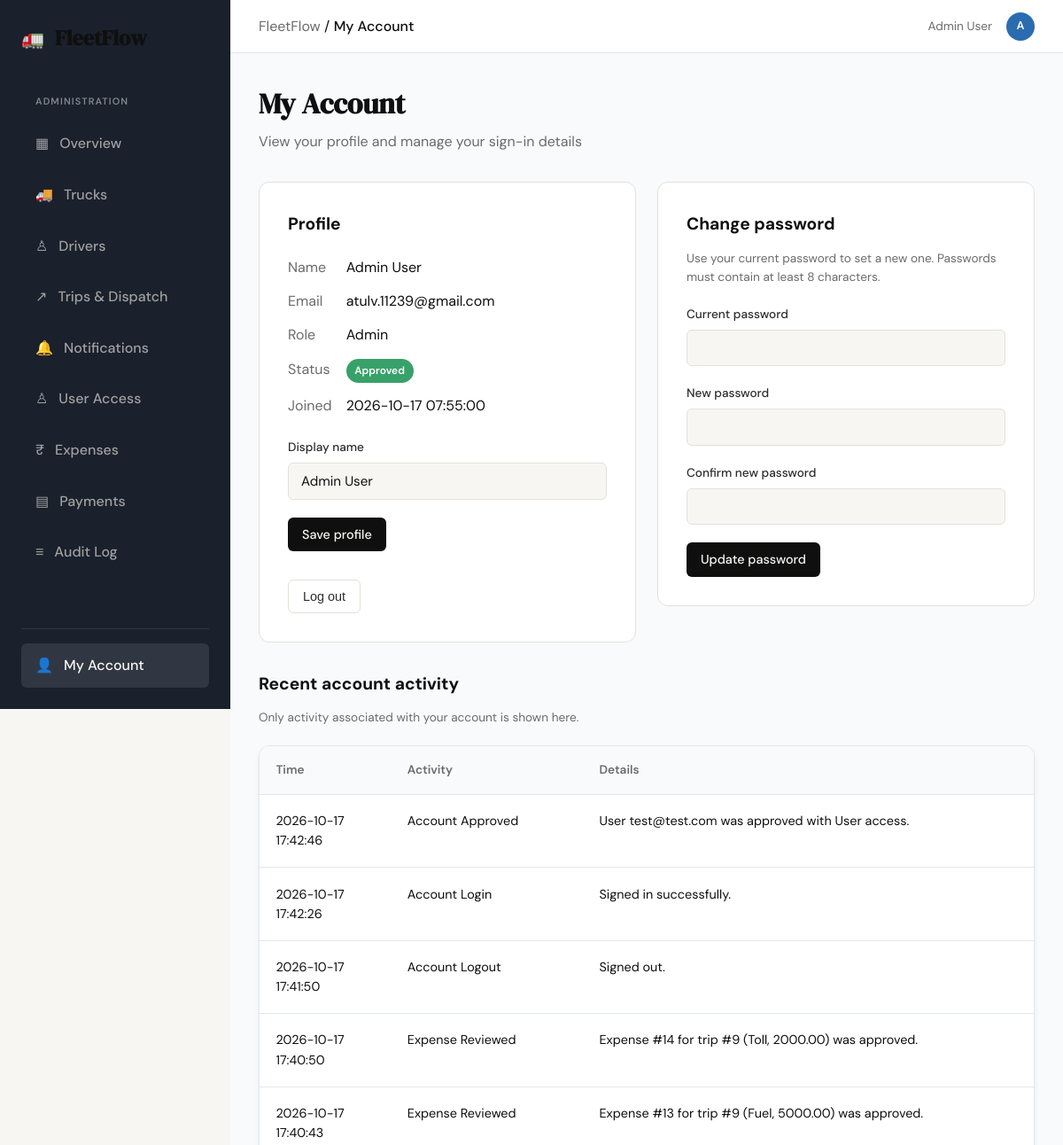
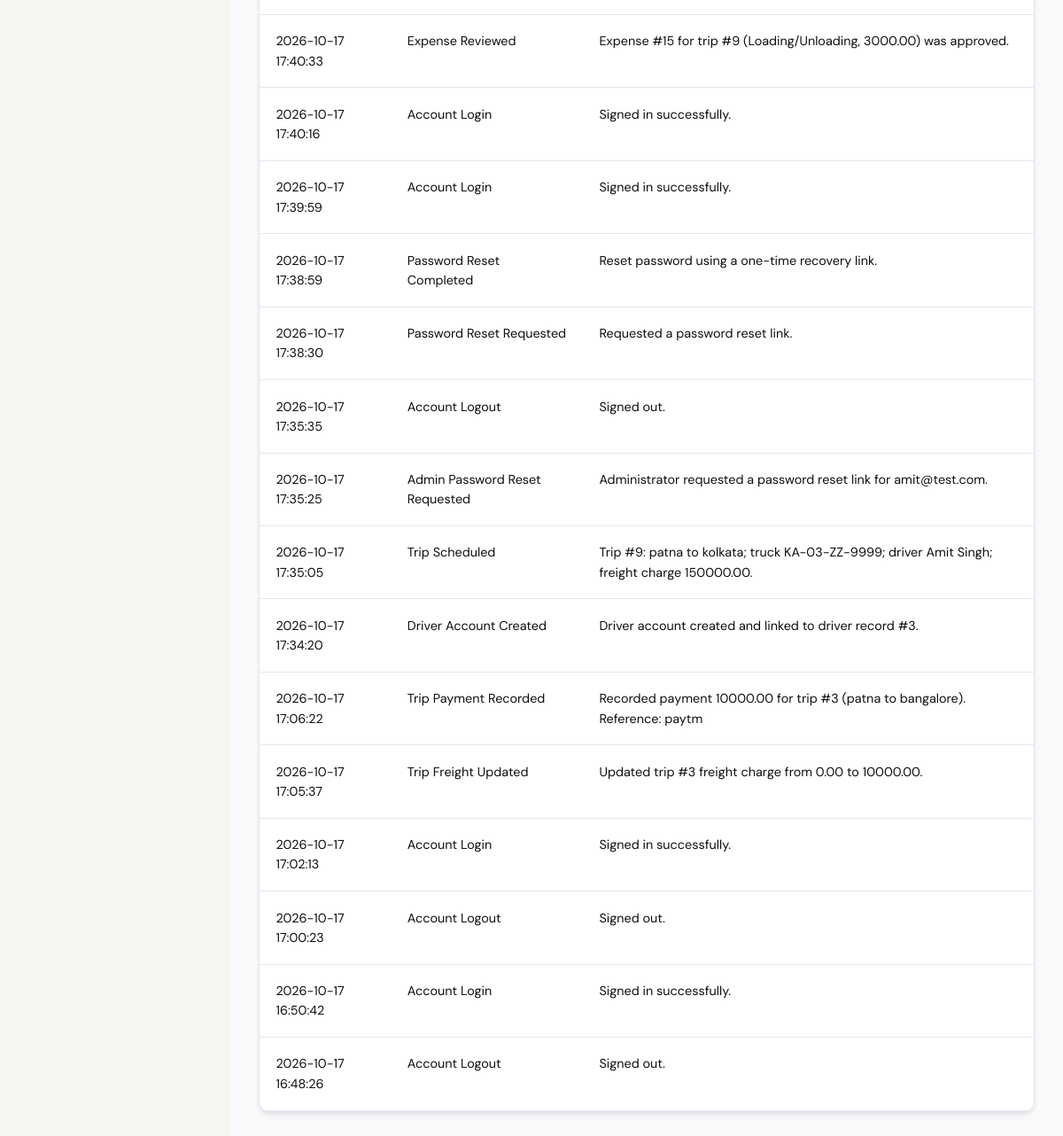
/account (signed in), run on the app's committed database (2 pictures, top to bottom).
### tables this page shows
CREATE TABLE users (
                user_id INTEGER PRIMARY KEY AUTOINCREMENT,
                email TEXT NOT NULL UNIQUE,
                password TEXT NOT NULL,
                is_approved BOOLEAN DEFAULT 0,
                role TEXT CHECK(role IN ('Admin', 'User')) DEFAULT 'User',
                created_at DATETIME DEFAULT CURRENT_TIMESTAMP
            , full_name TEXT, is_rejected BOOLEAN NOT NULL DEFAULT 0, is_terminated BOOLEAN NOT NULL DEFAULT 0, terminated_at DATETIME, job_role TEXT NOT NULL DEFAULT 'User', requested_role TEXT NOT NULL DEFAULT 'User', driver_id INTEGER REFERENCES drivers(driver_id));

CREATE TABLE user_logs (
                log_id INTEGER PRIMARY KEY AUTOINCREMENT,
                user_id INTEGER NOT NULL,
                action TEXT NOT NULL,
                timestamp DATETIME DEFAULT CURRENT_TIMESTAMP,
                details TEXT, actor_user_id INTEGER REFERENCES users(user_id),
                FOREIGN KEY (user_id) REFERENCES users(user_id)
            );

### app.py (the view, shortened to what this page needs)
@app.route("/account", methods=["GET", "POST"])
def account():
    user_id = session.get('user_id')
    if user_id is None:
        return redirect(url_for("login"))
    session.setdefault("csrf_token", secrets.token_urlsafe(32))
    conn = get_db()
    user = conn.execute(
        "SELECT users.user_id, users.full_name, users.email, users.role, users.job_role, "
        "users.driver_id, drivers.name AS driver_name, users.created_at, "
        "users.is_approved, users.is_rejected, users.is_terminated, users.password "
        "FROM users LEFT JOIN drivers ON drivers.driver_id = users.driver_id "
        "WHERE users.user_id = ?",
        (user_id,)
    ).fetchone()
    if not user:
        conn.close()
        session.clear()
        return redirect(url_for("login"))
    if user['is_terminated']:
        conn.close()
        session.clear()
        flash("This account has been terminated.", "error")
        return redirect(url_for("login"))
    error = None
    success = None
    profile = conn.execute(
        "SELECT users.user_id, users.full_name, users.email, users.role, users.job_role, "
        "users.driver_id, drivers.name AS driver_name, users.created_at, "
        "users.is_approved, users.is_rejected "
        "FROM users LEFT JOIN drivers ON drivers.driver_id = users.driver_id "
        "WHERE users.user_id = ?",
        (user_id,)
    ).fetchone()
    profile = dict(profile)
    recent_activity = conn.execute(
        "SELECT action, details, timestamp FROM user_logs "
        "WHERE user_id = ? OR actor_user_id = ? "
        "ORDER BY timestamp DESC, log_id DESC LIMIT 20",
        (user_id, user_id)
    ).fetchall()
    conn.close()
    return render_template(
        "account.html",
        user=profile,
        recent_activity=recent_activity,
        csrf_token=session["csrf_token"],
        error=error,
        success=success,
        block_content='dashboard'
    )

### app.py (called while the page is built, shortened)
def _record_owner_filter(alias, owner_column="owner_user_id"):
    if session.get("email", "").lower() == SUPER_ADMIN_EMAIL.lower():
        return "1 = 1", []

@app.context_processor
def inject_admin_notification_count():
    if not (session.get("is_admin") or session.get("role") == "Admin"):
        return {"admin_notification_count": 0}
    conn = get_db()
    try:
        counts = _count_admin_notifications(conn)
    finally:
        conn.close()
    return {"admin_notification_count": sum(counts.values())}

### database/db.py (called while the page is built)
def get_db():
    conn = sqlite3.connect(DATABASE_PATH)
    conn.row_factory = sqlite3.Row
    conn.execute("PRAGMA foreign_keys = ON")
    return conn

### templates/account.html (shortened to what this page needs)
{% extends "base.html" %}
{% block breadcrumb %}My Account{% endblock %}
{% block content_dashboard %}
<div class="dashboard-page">
    <div class="panel-header" style="margin-bottom: 2rem;">
        <h1 style="font-family: var(--font-display); font-size: 2rem; color: var(--ink); margin: 0;">My Account</h1>
        <p style="color: var(--ink-muted); margin-top: 0.25rem;">View your profile and manage your sign-in details</p>
    </div>
    <div class="account-grid">
        <section class="auth-card account-card">
            <h2 class="account-card-title">Profile</h2>
            <dl style="display: grid; grid-template-columns: auto 1fr; gap: 0.8rem 1rem;">
                <dt style="color: var(--ink-muted);">Name</dt>
                <dd>{{ user.full_name or 'Not provided' }}</dd>
                <dt style="color: var(--ink-muted);">Email</dt>
                <dd>{{ user.email }}</dd>
                <dt style="color: var(--ink-muted);">Role</dt>
                <dd>{{ 'Admin' if user.role == 'Admin' else 'Driver' }}</dd>
                <dt style="color: var(--ink-muted);">Status</dt>
                <dd>
                    {% if user.is_rejected %}
                    <span class="status-badge badge-maint">Rejected</span>
                    {% elif user.is_approved %}
                    <span class="status-badge badge-available">Approved</span>
                    {% else %}
                    <span class="status-badge badge-maint">Pending Approval</span>
                    {% endif %}
                </dd>
                <dt style="color: var(--ink-muted);">Joined</dt>
                <dd>{{ user.created_at }}</dd>
            </dl>
            <form method="POST" action="{{ url_for('account') }}" style="margin-top: 1.5rem;">
                <div class="form-group">
                    <label for="full_name">Display name</label>
                    <input class="form-input" type="text" id="full_name" name="full_name"
                           value="{{ user.full_name or '' }}" autocomplete="name" maxlength="100" required>
                </div>
                <button type="submit" class="btn-primary account-submit">Save profile</button>
            </form>
            <form action="{{ url_for('logout') }}" method="POST" style="margin-top: 2rem;">
                <button type="submit" class="btn-ghost account-logout">Log out</button>
            </form>
        </section>
        <section class="auth-card account-card">
            <h2 class="account-card-title">Change password</h2>
            <p class="account-help">Use your current password to set a new one. Passwords must contain at least 8 characters.</p>
            <form method="POST" action="{{ url_for('account') }}">
                <div class="form-group">
                    <label for="current_password">Current password</label>
                    <input class="form-input" type="password" id="current_password" name="current_password" autocomplete="current-password" required>
                </div>
                <div class="form-group">
                    <label for="new_password">New password</label>
                    <input class="form-input" type="password" id="new_password" name="new_password" autocomplete="new-password" minlength="8" required>
                </div>
                <div class="form-group">
                    <label for="confirm_password">Confirm new password</label>
                    <input class="form-input" type="password" id="confirm_password" name="confirm_password" autocomplete="new-password" minlength="8" required>
                </div>
                <button type="submit" class="btn-primary account-submit">Update password</button>
            </form>
        </section>
    </div>
    <section class="account-activity" aria-labelledby="account-activity-title">
        <div class="panel-header" style="margin-bottom: 1rem;">
            <h2 class="account-card-title" id="account-activity-title">Recent account activity</h2>
            <p class="account-help">Only activity associated with your account is shown here.</p>
        </div>
        {% if recent_activity %}
        <div class="table-container">
            <table class="fleet-table">
                <thead><tr><th>Time</th><th>Activity</th><th>Details</th></tr></thead>
                <tbody>
                    {% for event in recent_activity %}
                    <tr>
                        <td>{{ event.timestamp }}</td>
                        <td>{{ event.action }}</td>
                        <td>{{ event.details }}</td>
                    </tr>
                    {% endfor %}
                </tbody>
            </table>
        </div>
        {% else %}
        <div class="table-container user-empty-state">No account activity has been recorded yet.</div>
        {% endif %}
    </section>
</div>
{% endblock %}

### templates/base.html (shortened to what this page needs)
<!DOCTYPE html>
<html lang="en">
<head>
    <link rel="stylesheet" href="{{ url_for('static', filename='css/style.css') }}">
</head>
<body class="{{ 'dashboard-body' if block_content == 'dashboard' else '' }}">
    {% if block_content == 'dashboard' %}
    <div class="dashboard-layout">
        <aside class="sidebar">
            <div class="sidebar-header">
                <span class="brand-icon">🚛</span>
                <span class="brand-name">FleetFlow</span>
            </div>
            <nav class="sidebar-nav">
                {% if session.get('is_admin') or session.get('role') == 'Admin' %}
                <span class="nav-section-label">Administration</span>
                <a href="{{ url_for('admin_dashboard') }}" class="nav-item{% if request.endpoint == 'admin_dashboard' %} active{% endif %}"><span>▦</span> Overview</a>
                <a href="{{ url_for('trucks') }}" class="nav-item{% if request.endpoint in ('trucks', 'add_truck', 'edit_truck', 'delete_truck') %} active{% endif %}"><span>🚚</span> Trucks</a>
                <a href="{{ url_for('drivers') }}" class="nav-item{% if request.endpoint in ('drivers', 'add_driver', 'edit_driver', 'upload_driver_document', 'download_driver_document') %} active{% endif %}"><span>♙</span> Drivers</a>
                <a href="{{ url_for('trips') }}" class="nav-item{% if request.endpoint in ('trips', 'create_trip', 'update_trip_status', 'update_trip_freight', 'record_trip_payment') %} active{% endif %}"><span>↗</span> Trips & Dispatch</a>
                <a href="{{ url_for('admin_notifications') }}" class="nav-item{% if request.endpoint in ('admin_notifications', 'admin_notification_count') %} active{% endif %}">
                    <span>🔔</span> Notifications
                </a>
                <a href="{{ url_for('admin_users') }}" class="nav-item{% if request.endpoint in ('admin_users', 'approve_user', 'reject_user') %} active{% endif %}"><span>♙</span> User Access</a>
                <a href="{{ url_for('expenses') }}" class="nav-item{% if request.endpoint in ('expenses', 'review_expense', 'correct_expense_amount') %} active{% endif %}"><span>₹</span> Expenses</a>
                <a href="{{ url_for('payments') }}" class="nav-item{% if request.endpoint in ('payments', 'correct_payment_amount') %} active{% endif %}"><span>▤</span> Payments</a>
                <a href="{{ url_for('admin_audit') }}" class="nav-item{% if request.endpoint == 'admin_audit' %} active{% endif %}"><span>≡</span> Audit Log</a>
                {% endif %}
            </nav>
            <div class="sidebar-footer">
                <a href="{{ url_for('account') }}" class="nav-item{% if request.endpoint == 'account' %} active{% endif %}"><span>👤</span> My Account</a>
            </div>
        </aside>
        <div class="app-container">
            <nav class="top-bar">
                <div class="breadcrumbs">
                    <span style="color: var(--ink-muted);">FleetFlow</span> /
                    <span style="color: var(--ink); font-weight: 500;">{% block breadcrumb %}Dashboard{% endblock %}</span>
                </div>
                <div class="user-profile" style="display: flex; align-items: center; gap: 1rem;">
                    {% set profile_name = session.get('full_name') or session.get('email', 'Account') %}
                    <span style="font-size: 0.85rem; color: var(--ink-muted);">{{ profile_name }}</span>
                    <div aria-label="{{ profile_name }}" title="{{ profile_name }}" style="width: 32px; height: 32px; border-radius: 50%; background: var(--industry-blue); color: white; display: flex; align-items: center; justify-content: center; font-size: 0.8rem; font-weight: 600;">{{ session.get('avatar_initials') or profile_name[:1]|upper }}</div>
                </div>
            </nav>
            <main class="main-content" style="padding: 2rem;">
                {% block content_dashboard %}{% endblock %}
            </main>
        </div>
    </div>
    {% endif %}
</body>
</html>

### data on the page
users: full_name "Admin User", email "atulv.11239@gmail.com", role "Admin", created_at "2026-10-17 07:55:00"
user_logs: timestamp "2026-10-17 17:42:46", action "Account Approved", details "User test@test.com was approved with User access."
user_logs: timestamp "2026-10-17 17:42:26", action "Account Login", details "Signed in successfully."
user_logs: timestamp "2026-10-17 17:41:50", action "Account Logout", details "Signed out."
user_logs: timestamp "2026-10-17 17:40:50", action "Expense Reviewed", details "Expense #14 for trip #9 (Toll, 2000.00) was approved."
user_logs: timestamp "2026-10-17 17:40:43", action "Expense Reviewed", details "Expense #13 for trip #9 (Fuel, 5000.00) was approved."
user_logs: timestamp "2026-10-17 17:40:33", action "Expense Reviewed", details "Expense #15 for trip #9 (Loading/Unloading, 3000.00) was approved."
user_logs: timestamp "2026-10-17 17:40:16", action "Account Login", details "Signed in successfully."
user_logs: timestamp "2026-10-17 17:39:59", action "Account Login", details "Signed in successfully."
user_logs: timestamp "2026-10-17 17:38:59", action "Password Reset Completed", details "Reset password using a one-time recovery link."
user_logs: timestamp "2026-10-17 17:38:30", action "Password Reset Requested", details "Requested a password reset link."
user_logs: timestamp "2026-10-17 17:35:35", action "Account Logout", details "Signed out."
user_logs: timestamp "2026-10-17 17:35:25", action "Admin Password Reset Requested", details "Administrator requested a password reset link for amit@test.com."
user_logs: timestamp "2026-10-17 17:35:05", action "Trip Scheduled", details "Trip #9: patna to kolkata; truck KA-03-ZZ-9999; driver Amit Singh; freight charge 150000.00."
user_logs: timestamp "2026-10-17 17:34:20", action "Driver Account Created", details "Driver account created and linked to driver record #3."
user_logs: timestamp "2026-10-17 17:06:22", action "Trip Payment Recorded", details "Recorded payment 10000.00 for trip #3 (patna to bangalore). Reference: paytm"
user_logs: timestamp "2026-10-17 17:05:37", action "Trip Freight Updated", details "Updated trip #3 freight charge from 0.00 to 10000.00."
user_logs: timestamp "2026-10-17 17:02:13", action "Account Login", details "Signed in successfully."
user_logs: timestamp "2026-10-17 17:00:23", action "Account Logout", details "Signed out."
user_logs: timestamp "2026-10-17 16:50:42", action "Account Login", details "Signed in successfully."
user_logs: timestamp "2026-10-17 16:48:26", action "Account Logout", details "Signed out."

### other printed values
{{ session.get('avatar_initials') or profile_name[:1]|upper }} "A"
